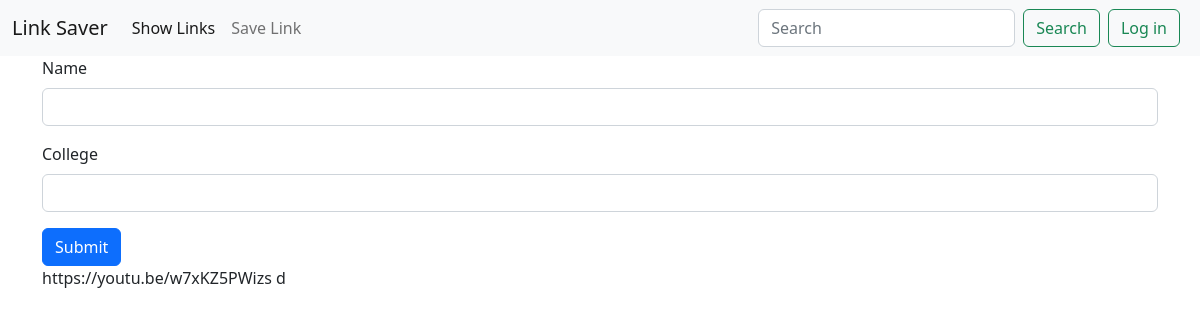
Before: / with the older database file.
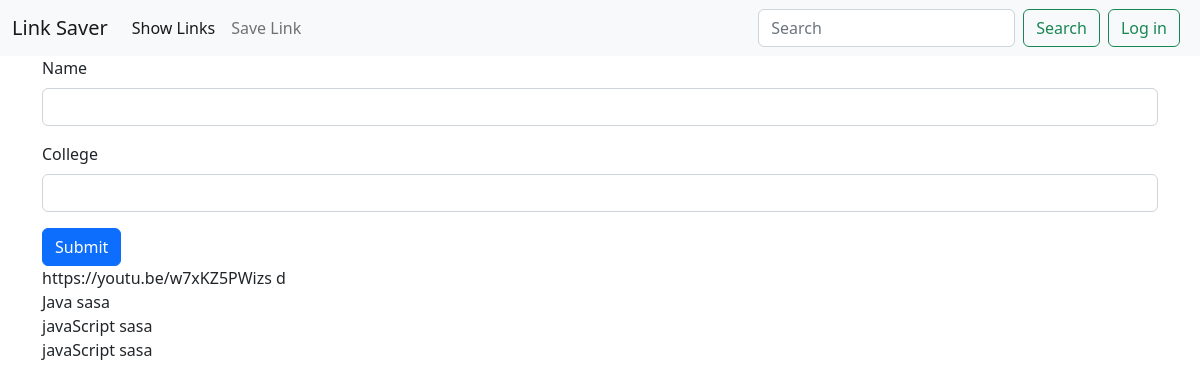
After: the same page with the newer database file.
### base/models.py (models this page shows, shortened)
class Linklist(models.Model):
    name = models.CharField(max_length=200)
    college = models.CharField(max_length=200, null = True)

### base/views.py (the view)
# urls.py: path('', views.home, name='home'),
def home(request):
    if request.method == "POST":
        name = request.POST['name']
        college = request.POST['college']
        print(name,college)
        newList = Linklist.objects.create(name=name,college=college)
    allList = Linklist.objects.all()
    contaxt = {'allList':allList}
    return render(request, 'home.html',contaxt)

### base/templates/home.html (shortened to what this page needs)
{% extends 'main.html' %}
{% block body %}
  <form action="" method="POST">
    <div class="mb-3">
      <label for="exampleInputEmail1" class="form-label">Name</label>
      <input type="text" class="form-control" name="name" id="name" aria-describedby="emailHelp" />
    </div>
    <div class="mb-3">
      <label for="exampleInputEmail1" class="form-label">College</label>
      <input type="text" class="form-control" name="college" id="college" aria-describedby="emailHelp" />
    </div>
    <button type="submit" class="btn btn-primary">Submit</button>
  </form>
  {% for list in allList %}
    <div>{{ list.name }}
      {{ list.college }}</div>
  {% endfor %}
{% endblock %}

### base/templates/main.html (shortened to what this page needs)
<!DOCTYPE html>
<html lang="en">
  <head>
    <link href="https://cdn.jsdelivr.net/npm/bootstrap@5.2.3/dist/css/bootstrap.min.css" rel="stylesheet" />
  </head>
  <body>
    <nav class="navbar navbar-expand-lg bg-light">
      <div class="container-fluid">
        <a class="navbar-brand" href="/">Link Saver</a>
        <div class="collapse navbar-collapse" id="navbarSupportedContent">
          <ul class="navbar-nav me-auto mb-2 mb-lg-0">
            <li class="nav-item">
              <a class="nav-link active" aria-current="page" href="/">Show Links</a>
            </li>
            <li class="nav-item">
              <a class="nav-link" href="">Save Link</a>
            </li>
          </ul>
          <form class="d-flex" role="search" action="" method="GET">
            <input class="form-control me-2" name="q" id="SearchLink" type="search" placeholder="Search" aria-label="Search" />
            <button class="btn btn-outline-success" type="submit">Search</button>
          </form>
          <a href=""><button class="btn btn-outline-success mx-2" type="submit">Log in</button></a>
        </div>
      </div>
    </nav>
    <div class="container">
      {% block body %}
      {% endblock %}
    </div>
  </body>
</html>

Changed rows visible on the page:
added Linklist: name "Java", college "sasa"
added Linklist: name "javaScript", college "sasa"
added Linklist: name "javaScript", college "sasa"
